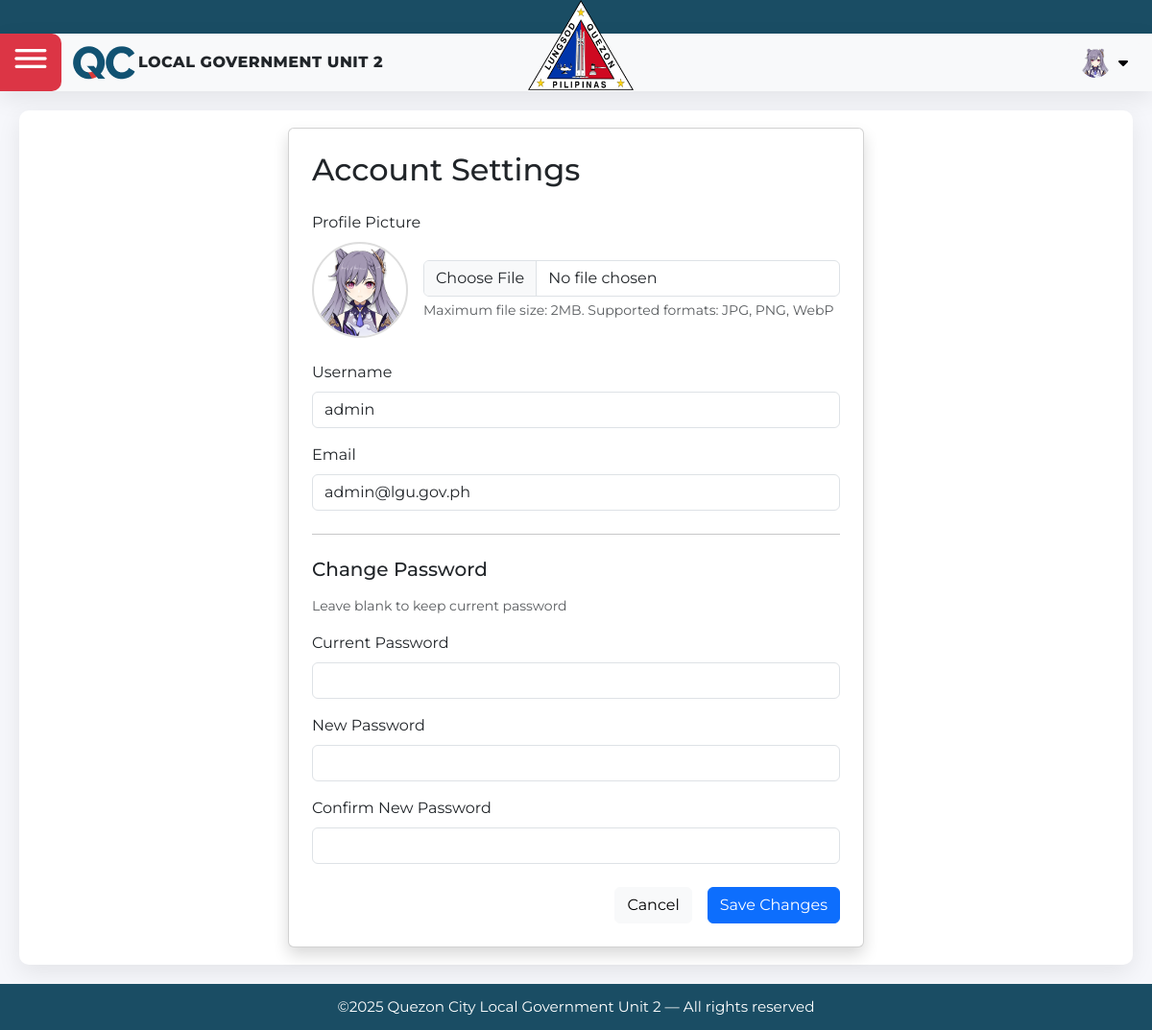
Page /contents/profile/profile.php (signed in) on the committed database.
### tables this page shows
CREATE TABLE `users` (
  `id` int NOT NULL,
  `username` varchar(50) NOT NULL,
  `password` varchar(50) NOT NULL,
  `email` varchar(50) NOT NULL,
  `date_created` timestamp NOT NULL,
  `avatar_url` varchar(255) NOT NULL DEFAULT 'assets/img/default-avatar.jpg'
);

### contents/profile/profile.php (the view, shortened to what this page needs)
<?php require_once __DIR__ . '../../../auth.php';
      require_once __DIR__ . '../../../includes/header.php';
$mysqli = new mysqli(DB_HOST, DB_USER, DB_PASS, DB_NAME);
if ($mysqli->connect_errno) {
    $error = 'Database connection failed: ' . $mysqli->connect_error;
} else {
    $stmt = $mysqli->prepare('SELECT username, email, avatar_url FROM users WHERE id = ?');
    $stmt->bind_param('i', $_SESSION['user_id']);
    $stmt->execute();
    $result = $stmt->get_result();
    $user = $result->fetch_assoc();
}
?>
<div class="cardish">
                <div class="card shadow mx-auto" style="max-width: 600px">
                    <div class="card-body p-4">
                        <h2 class="card-title mb-4">Account Settings</h2>
                        <form method="post" class="needs-validation" enctype="multipart/form-data" novalidate>
                            <div class="mb-4">
                                <label class="form-label">Profile Picture</label>
                                <div class="d-flex align-items-center gap-3 mb-3">
                                    <div class="avatar-preview" style="width:100px;height:100px;border-radius:50%;overflow:hidden;border:2px solid #ddd">
                                        <img src="<?= htmlspecialchars($user['avatar_url'] ?? '../../assets/avatars/') ?>"
                                             alt="Profile picture" style="width:100%;height:100%;object-fit:cover" id="avatarPreview">
                                    </div>
                                    <div class="flex-grow-1">
                                        <input type="file" class="form-control" id="avatar" name="avatar" accept="image/*">
                                        <small class="text-muted d-block mt-1">Maximum file size: 2MB. Supported formats: JPG, PNG, WebP</small>
                                    </div>
                                </div>
                            </div>
                            <div class="mb-3">
                                <label for="username" class="form-label">Username</label>
                                <input type="text" class="form-control" id="username" name="username"
                                       value="<?= htmlspecialchars($user['username'] ?? '') ?>" required>
                            </div>
                            <div class="mb-3">
                                <label for="email" class="form-label">Email</label>
                                <input type="email" class="form-control" id="email" name="email"
                                       value="<?= htmlspecialchars($user['email'] ?? '') ?>" required>
                            </div>
                            <hr class="my-4">
                            <h5 class="mb-3">Change Password</h5>
                            <small class="text-muted d-block mb-3">Leave blank to keep current password</small>
                            <div class="mb-3">
                                <label for="current_password" class="form-label">Current Password</label>
                                <input type="password" class="form-control" id="current_password" name="current_password">
                            </div>
                            <div class="mb-3">
                                <label for="new_password" class="form-label">New Password</label>
                                <input type="password" class="form-control" id="new_password" name="new_password"
                                       minlength="8">
                            </div>
                            <div class="mb-3">
                                <label for="confirm_password" class="form-label">Confirm New Password</label>
                                <input type="password" class="form-control" id="confirm_password" name="confirm_password">
                            </div>
                            <div class="d-grid gap-2 d-md-flex justify-content-md-end mt-4">
                                <a href="index.php" class="btn btn-light me-md-2">Cancel</a>
                                <button type="submit"  class="btn btn-primary">Save Changes</button>
                            </div>
                        </form>
                    </div>
                </div>
            </div>
<?php require_once __DIR__ . '../../../includes/footer.php' ?>

### includes/header.php (shortened to what this page needs)
<!DOCTYPE html>
<html lang="en">
<head>
  <link href="https://cdn.jsdelivr.net/npm/bootstrap@5.3.3/dist/css/bootstrap.min.css" rel="stylesheet">
  <link rel="stylesheet" href="https://unicons.iconscout.com/release/v4.2.0/css/line.css">
  <link rel="stylesheet" href="https://unicons.iconscout.com/release/v4.2.0/css/solid.css">
  <link rel="stylesheet" href="https://unicons.iconscout.com/release/v4.2.0/css/thinline.css">
  <link href="https://cdnjs.cloudflare.com/ajax/libs/font-awesome/6.5.0/css/all.min.css" rel="stylesheet">
  <?php
  $root = str_repeat('../', substr_count(trim($_SERVER['PHP_SELF'], '/'), '/') - 1);
  ?>
  <link href="<?= $root ?>assets/css/style.css" rel="stylesheet">
  <link href="<?= $root ?>assets/css/modal-fix.css" rel="stylesheet">
<?php
$servername = "localhost";
$username = "root";
$password = "";
$dbname = "login";
$mysqli = new mysqli($servername, $username, $password, $dbname);
$sql = "SELECT id, username, avatar_url FROM users";
$result = $mysqli->query($sql);
$imagePath = "";
if ($result->num_rows > 0) {
    $row = $result->fetch_assoc();
    $imagePath = $row["avatar_url"];
} else {
    echo "No data found.";
}
?>
</head>
<body class="g-0">
   <div>
   <div class="blue col-12 fs-1 d-lg-flex d-md-flex d-none d-sm-block d-sm-none d-md-block d-md-none d-lg-block justify-content-center">
      <img class="logo col-12 " src="../../assets/img/Quezon_City.svg.png" alt="" >
    </div>
  <header class="header bg-light d-flex g-0 align-items-center  col-md-12 col-lg-12 col-xl-12">
    <div class="burger-bg bg-danger position-relative" >
      <button class=" btn burger  fs-1 mb-2" type="button" data-bs-toggle="offcanvas" data-bs-target="#offcanvasWithBothOptions" aria-controls="offcanvasWithBothOptions"><i class="uil uil-bars"></i></button>
    </div>
   <img class="qc-text" src="../../assets/img/QC.png" alt="">
    <div class="title d-flex align-items-center justify-content-between">
        <p class="  text-dark title mt-3 fs-md-5">LOCAL GOVERNMENT UNIT 2</p>
        <div class="profile dropdown">
      <button class="btn btn-light d-flex align-items-center gap-2" data-bs-toggle="dropdown" aria-expanded="false">
        <div class="avatar-32">
          <img src="<?= ($imagePath )?>" alt="User">
        </div>
        <i class="fa-solid fa-caret-down"></i>
      </button>
    </div>
      </div>
  </header>
</div>
  <div class="wrapper" id="wrapper">
    <main class="content" id="content">

### assets/css/style.css (style rules this page uses)
* { box-sizing:border-box }
body { padding:0; margin:0; font-family: Montserrat, system-ui, -apple-system, Arial, Helvetica, sans-serif; color:var(--text); background:var(--bg); display:flex; flex-direction:column; min-height:100vh; }
.header { height:var(--header-h); background-color: #ffffff; color:#fff; display:flex; align-items: center; box-shadow: var(--shadow); padding:0 12px 0 0px; }
.blue { height: 35px; background-color: var(--brand); }
.logo { height:94px; background-position: center; background-repeat: no-repeat; background-size:cover; margin-left: 10px; width: 110px; }
.qc-text { margin-left: 10px; margin-right: 3px; }
.title { width: 100%; }
.header .title { font-weight:800; letter-spacing:.5px }
.profile .avatar-32 { width:32px;height:32px;border-radius:50%;overflow:hidden; flex:0 0 32px; }
.avatar-32 img { width:100%;height:100%;object-fit:cover }
.burger { background:transparent; border:none; color:#ffffff; font-weight: 900; }
.burger-bg { border-radius: 0px 10px 10px 0px; height: 60px; display: flex; align-items: center; justify-content: center; }
.wrapper { flex:1; display:flex; min-height:calc(100vh - var(--header-h) - var(--footer-h)); transition:transform .28s ease; }
.content { flex:1; padding:20px; min-width:0; z-index: 1; }
.cardish { background:#fff; border-radius:var(--radius); box-shadow:var(--shadow); padding:18px; width: 100%; }

### rows in the picture
users: avatar_url (placeholder picture), username "admin", email "admin@lgu.gov.ph"
